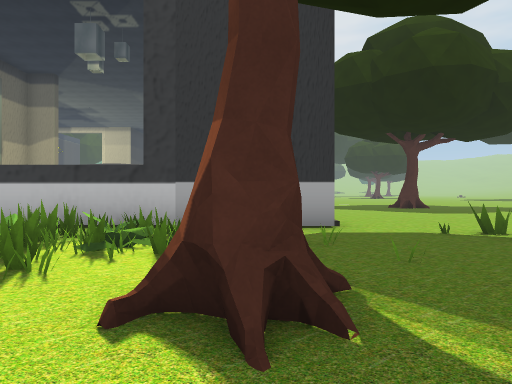
view 1 (above)

14 first-person views from a walk through a Unity game level. The camera is 1.2 m above the floor, looks level and sees 70° across. The floor is counted in squares, 2 m on a side. Each view is taken from the middle of a square. On the plan, view 1 faces up. The plan holds only what a view shows up to about 10 squares ahead; the rest is blank. The place goes on beyond the plan.

view 2
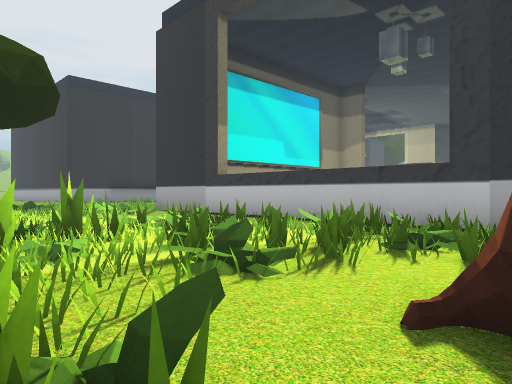

view 3
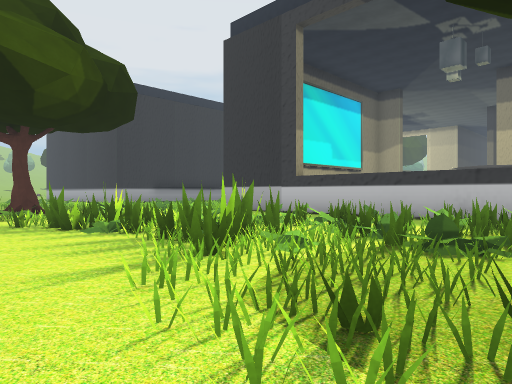

view 4
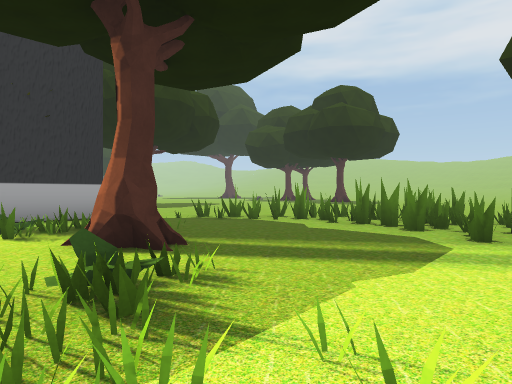

view 5
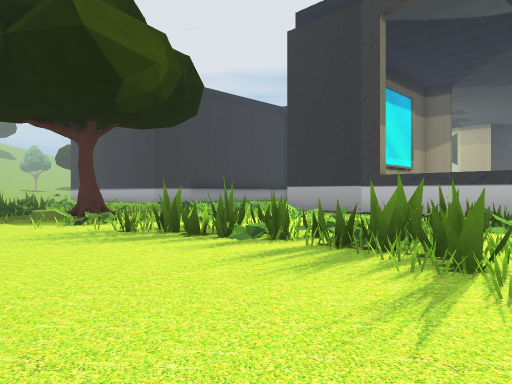

view 6
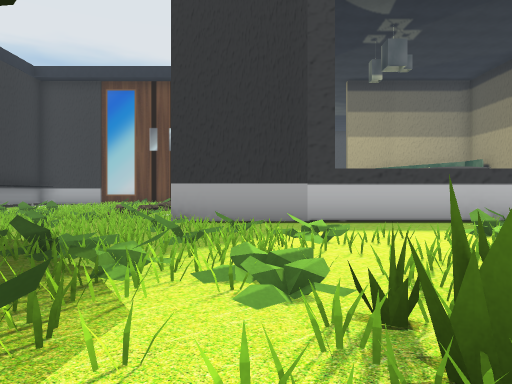

view 7
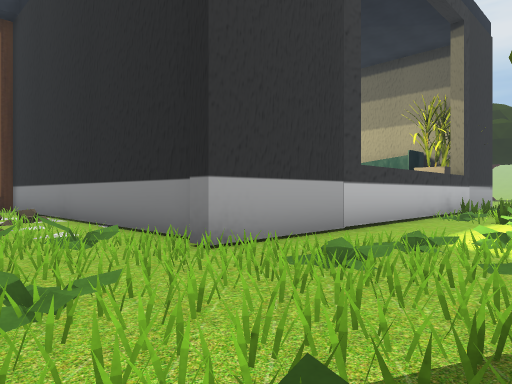

view 8
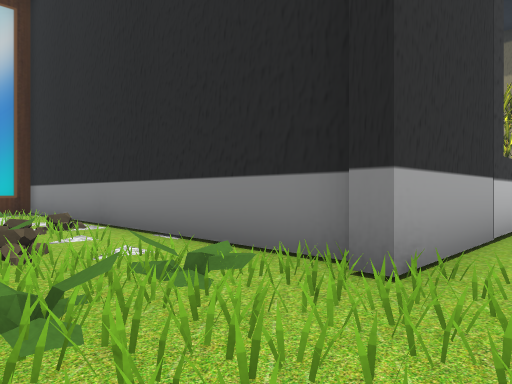

view 9
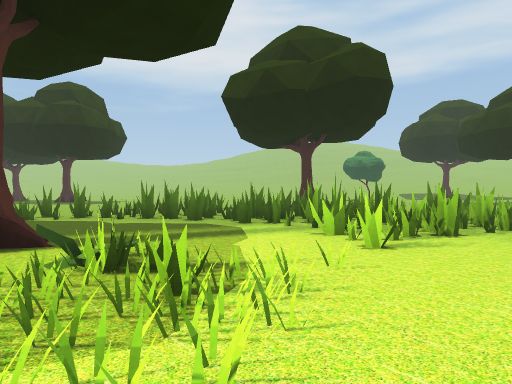

view 10
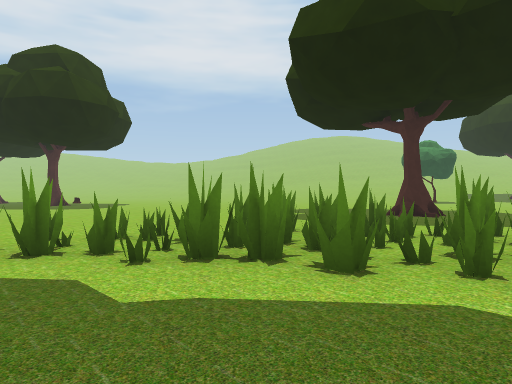

view 11
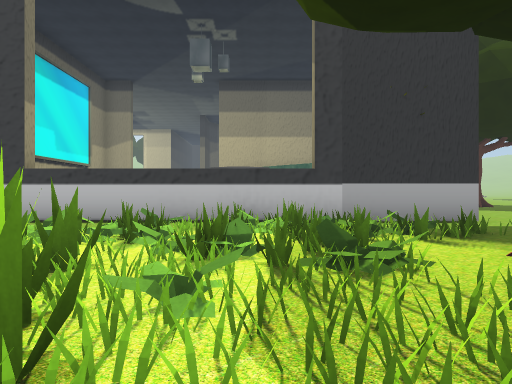

view 12
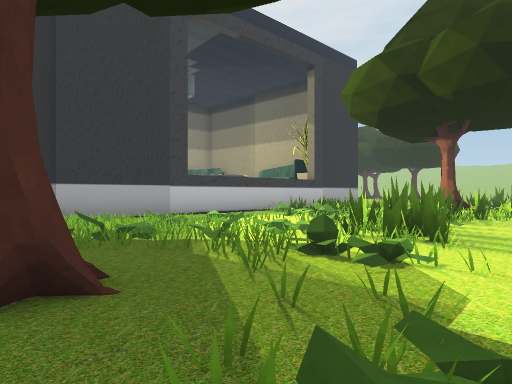

view 13
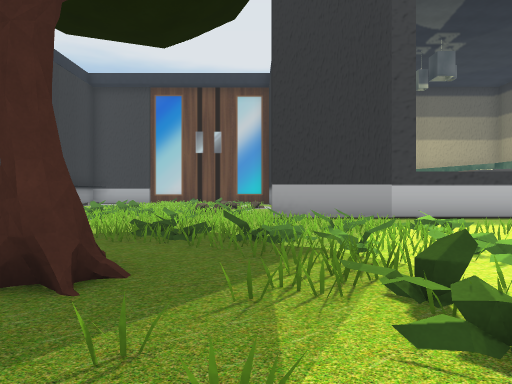

view 14
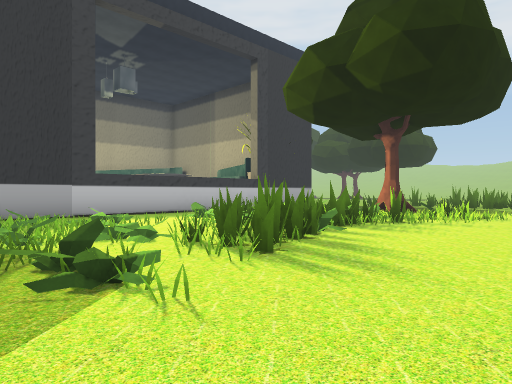

### Floor plan
Key: @ floor where view 1 was taken; # wall or solid block; . main floor; : floor 0.25 m higher than the main floor; = window, fence, low wall or low ledge; P plant; T tree; H thing the floor can be seen under or through; O other object.
Columns run from 13 left of view 1 to 11 right of it. Each row starts with its distance up from view 1.
 16   ##
 15   .#
 14  O.#
 13   .#
 12   .#
 11  ..#
 10  O.#           .....
  9  :.#           .....
  8  ..#           ....
  7 PP.#           ....   ..
  6 ...############...   ....
  5 .P.P....P.OOO....#.......
  4 ....PP.PO.P.P....HH......
  3 .PPP.P.OPP.......HHH....
  2 ..PPP..P##PP.T.....#....
  1 TT..P#####P......=###
  0 .T.P.##P.#..#@...####
 -1 O..P............#=.#.
 -2 .P...........#######....
 -3   .... .......##  # ...T

Positions as (right, up) in squares from view 1, and headings:
1: (0, 0), facing up
2: (0, 0), facing up-left
3: (-1, -2), facing up-left
4: (-2, -2), facing up-right
5: (-3, -3), facing up-left
6: (-9, -1), facing up
7: (-13, 3), facing up-right
8: (-13, 5), facing up-right
9: (-4, -1), facing right
10: (1, 1), facing right
11: (-3, -1), facing up
12: (-13, -2), facing up-right
13: (-11, -2), facing up
14: (-11, -3), facing up-right
